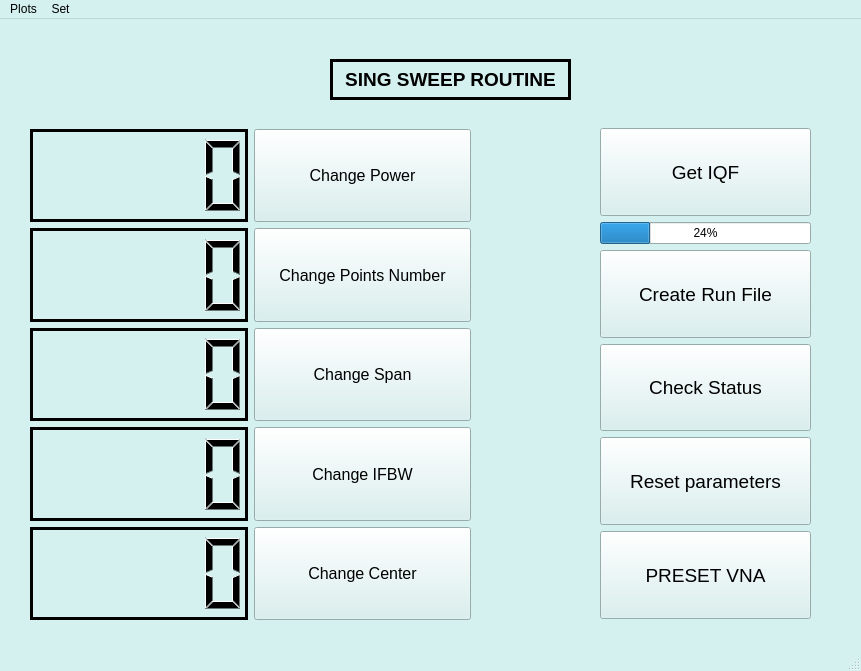
<?xml version="1.0" encoding="UTF-8"?>
<ui version="4.0">
 <class>Parameters</class>
 <widget class="QMainWindow" name="Parameters">
  <property name="geometry">
   <rect>
    <x>0</x>
    <y>0</y>
    <width>861</width>
    <height>671</height>
   </rect>
  </property>
  <property name="palette">
   <palette>
    <active>
     <colorrole role="WindowText">
      <brush brushstyle="SolidPattern">
       <color alpha="255">
        <red>0</red>
        <green>0</green>
        <blue>0</blue>
       </color>
      </brush>
     </colorrole>
     <colorrole role="Button">
      <brush brushstyle="SolidPattern">
       <color alpha="255">
        <red>212</red>
        <green>240</green>
        <blue>239</blue>
       </color>
      </brush>
     </colorrole>
     <colorrole role="Light">
      <brush brushstyle="SolidPattern">
       <color alpha="255">
        <red>255</red>
        <green>255</green>
        <blue>255</blue>
       </color>
      </brush>
     </colorrole>
     <colorrole role="Midlight">
      <brush brushstyle="SolidPattern">
       <color alpha="255">
        <red>233</red>
        <green>247</green>
        <blue>247</blue>
       </color>
      </brush>
     </colorrole>
     <colorrole role="Dark">
      <brush brushstyle="SolidPattern">
       <color alpha="255">
        <red>106</red>
        <green>120</green>
        <blue>119</blue>
       </color>
      </brush>
     </colorrole>
     <colorrole role="Mid">
      <brush brushstyle="SolidPattern">
       <color alpha="255">
        <red>141</red>
        <green>160</green>
        <blue>159</blue>
       </color>
      </brush>
     </colorrole>
     <colorrole role="Text">
      <brush brushstyle="SolidPattern">
       <color alpha="255">
        <red>0</red>
        <green>0</green>
        <blue>0</blue>
       </color>
      </brush>
     </colorrole>
     <colorrole role="BrightText">
      <brush brushstyle="SolidPattern">
       <color alpha="255">
        <red>255</red>
        <green>255</green>
        <blue>255</blue>
       </color>
      </brush>
     </colorrole>
     <colorrole role="ButtonText">
      <brush brushstyle="SolidPattern">
       <color alpha="255">
        <red>0</red>
        <green>0</green>
        <blue>0</blue>
       </color>
      </brush>
     </colorrole>
     <colorrole role="Base">
      <brush brushstyle="SolidPattern">
       <color alpha="255">
        <red>255</red>
        <green>255</green>
        <blue>255</blue>
       </color>
      </brush>
     </colorrole>
     <colorrole role="Window">
      <brush brushstyle="SolidPattern">
       <color alpha="255">
        <red>212</red>
        <green>240</green>
        <blue>239</blue>
       </color>
      </brush>
     </colorrole>
     <colorrole role="Shadow">
      <brush brushstyle="SolidPattern">
       <color alpha="255">
        <red>0</red>
        <green>0</green>
        <blue>0</blue>
       </color>
      </brush>
     </colorrole>
     <colorrole role="AlternateBase">
      <brush brushstyle="SolidPattern">
       <color alpha="255">
        <red>233</red>
        <green>247</green>
        <blue>247</blue>
       </color>
      </brush>
     </colorrole>
     <colorrole role="ToolTipBase">
      <brush brushstyle="SolidPattern">
       <color alpha="255">
        <red>255</red>
        <green>255</green>
        <blue>220</blue>
       </color>
      </brush>
     </colorrole>
     <colorrole role="ToolTipText">
      <brush brushstyle="SolidPattern">
       <color alpha="255">
        <red>0</red>
        <green>0</green>
        <blue>0</blue>
       </color>
      </brush>
     </colorrole>
    </active>
    <inactive>
     <colorrole role="WindowText">
      <brush brushstyle="SolidPattern">
       <color alpha="255">
        <red>0</red>
        <green>0</green>
        <blue>0</blue>
       </color>
      </brush>
     </colorrole>
     <colorrole role="Button">
      <brush brushstyle="SolidPattern">
       <color alpha="255">
        <red>212</red>
        <green>240</green>
        <blue>239</blue>
       </color>
      </brush>
     </colorrole>
     <colorrole role="Light">
      <brush brushstyle="SolidPattern">
       <color alpha="255">
        <red>255</red>
        <green>255</green>
        <blue>255</blue>
       </color>
      </brush>
     </colorrole>
     <colorrole role="Midlight">
      <brush brushstyle="SolidPattern">
       <color alpha="255">
        <red>233</red>
        <green>247</green>
        <blue>247</blue>
       </color>
      </brush>
     </colorrole>
     <colorrole role="Dark">
      <brush brushstyle="SolidPattern">
       <color alpha="255">
        <red>106</red>
        <green>120</green>
        <blue>119</blue>
       </color>
      </brush>
     </colorrole>
     <colorrole role="Mid">
      <brush brushstyle="SolidPattern">
       <color alpha="255">
        <red>141</red>
        <green>160</green>
        <blue>159</blue>
       </color>
      </brush>
     </colorrole>
     <colorrole role="Text">
      <brush brushstyle="SolidPattern">
       <color alpha="255">
        <red>0</red>
        <green>0</green>
        <blue>0</blue>
       </color>
      </brush>
     </colorrole>
     <colorrole role="BrightText">
      <brush brushstyle="SolidPattern">
       <color alpha="255">
        <red>255</red>
        <green>255</green>
        <blue>255</blue>
       </color>
      </brush>
     </colorrole>
     <colorrole role="ButtonText">
      <brush brushstyle="SolidPattern">
       <color alpha="255">
        <red>0</red>
        <green>0</green>
        <blue>0</blue>
       </color>
      </brush>
     </colorrole>
     <colorrole role="Base">
      <brush brushstyle="SolidPattern">
       <color alpha="255">
        <red>255</red>
        <green>255</green>
        <blue>255</blue>
       </color>
      </brush>
     </colorrole>
     <colorrole role="Window">
      <brush brushstyle="SolidPattern">
       <color alpha="255">
        <red>212</red>
        <green>240</green>
        <blue>239</blue>
       </color>
      </brush>
     </colorrole>
     <colorrole role="Shadow">
      <brush brushstyle="SolidPattern">
       <color alpha="255">
        <red>0</red>
        <green>0</green>
        <blue>0</blue>
       </color>
      </brush>
     </colorrole>
     <colorrole role="AlternateBase">
      <brush brushstyle="SolidPattern">
       <color alpha="255">
        <red>233</red>
        <green>247</green>
        <blue>247</blue>
       </color>
      </brush>
     </colorrole>
     <colorrole role="ToolTipBase">
      <brush brushstyle="SolidPattern">
       <color alpha="255">
        <red>255</red>
        <green>255</green>
        <blue>220</blue>
       </color>
      </brush>
     </colorrole>
     <colorrole role="ToolTipText">
      <brush brushstyle="SolidPattern">
       <color alpha="255">
        <red>0</red>
        <green>0</green>
        <blue>0</blue>
       </color>
      </brush>
     </colorrole>
    </inactive>
    <disabled>
     <colorrole role="WindowText">
      <brush brushstyle="SolidPattern">
       <color alpha="255">
        <red>106</red>
        <green>120</green>
        <blue>119</blue>
       </color>
      </brush>
     </colorrole>
     <colorrole role="Button">
      <brush brushstyle="SolidPattern">
       <color alpha="255">
        <red>212</red>
        <green>240</green>
        <blue>239</blue>
       </color>
      </brush>
     </colorrole>
     <colorrole role="Light">
      <brush brushstyle="SolidPattern">
       <color alpha="255">
        <red>255</red>
        <green>255</green>
        <blue>255</blue>
       </color>
      </brush>
     </colorrole>
     <colorrole role="Midlight">
      <brush brushstyle="SolidPattern">
       <color alpha="255">
        <red>233</red>
        <green>247</green>
        <blue>247</blue>
       </color>
      </brush>
     </colorrole>
     <colorrole role="Dark">
      <brush brushstyle="SolidPattern">
       <color alpha="255">
        <red>106</red>
        <green>120</green>
        <blue>119</blue>
       </color>
      </brush>
     </colorrole>
     <colorrole role="Mid">
      <brush brushstyle="SolidPattern">
       <color alpha="255">
        <red>141</red>
        <green>160</green>
        <blue>159</blue>
       </color>
      </brush>
     </colorrole>
     <colorrole role="Text">
      <brush brushstyle="SolidPattern">
       <color alpha="255">
        <red>106</red>
        <green>120</green>
        <blue>119</blue>
       </color>
      </brush>
     </colorrole>
     <colorrole role="BrightText">
      <brush brushstyle="SolidPattern">
       <color alpha="255">
        <red>255</red>
        <green>255</green>
        <blue>255</blue>
       </color>
      </brush>
     </colorrole>
     <colorrole role="ButtonText">
      <brush brushstyle="SolidPattern">
       <color alpha="255">
        <red>106</red>
        <green>120</green>
        <blue>119</blue>
       </color>
      </brush>
     </colorrole>
     <colorrole role="Base">
      <brush brushstyle="SolidPattern">
       <color alpha="255">
        <red>212</red>
        <green>240</green>
        <blue>239</blue>
       </color>
      </brush>
     </colorrole>
     <colorrole role="Window">
      <brush brushstyle="SolidPattern">
       <color alpha="255">
        <red>212</red>
        <green>240</green>
        <blue>239</blue>
       </color>
      </brush>
     </colorrole>
     <colorrole role="Shadow">
      <brush brushstyle="SolidPattern">
       <color alpha="255">
        <red>0</red>
        <green>0</green>
        <blue>0</blue>
       </color>
      </brush>
     </colorrole>
     <colorrole role="AlternateBase">
      <brush brushstyle="SolidPattern">
       <color alpha="255">
        <red>212</red>
        <green>240</green>
        <blue>239</blue>
       </color>
      </brush>
     </colorrole>
     <colorrole role="ToolTipBase">
      <brush brushstyle="SolidPattern">
       <color alpha="255">
        <red>255</red>
        <green>255</green>
        <blue>220</blue>
       </color>
      </brush>
     </colorrole>
     <colorrole role="ToolTipText">
      <brush brushstyle="SolidPattern">
       <color alpha="255">
        <red>0</red>
        <green>0</green>
        <blue>0</blue>
       </color>
      </brush>
     </colorrole>
    </disabled>
   </palette>
  </property>
  <property name="windowTitle">
   <string>Parameters</string>
  </property>
  <widget class="QWidget" name="centralwidget">
   <widget class="QLabel" name="window_desc">
    <property name="geometry">
     <rect>
      <x>330</x>
      <y>40</y>
      <width>241</width>
      <height>41</height>
     </rect>
    </property>
    <property name="font">
     <font>
      <pointsize>14</pointsize>
      <weight>75</weight>
      <bold>true</bold>
     </font>
    </property>
    <property name="frameShape">
     <enum>QFrame::Box</enum>
    </property>
    <property name="frameShadow">
     <enum>QFrame::Plain</enum>
    </property>
    <property name="lineWidth">
     <number>3</number>
    </property>
    <property name="text">
     <string>SING SWEEP ROUTINE</string>
    </property>
    <property name="alignment">
     <set>Qt::AlignCenter</set>
    </property>
   </widget>
   <widget class="QWidget" name="gridLayoutWidget">
    <property name="geometry">
     <rect>
      <x>30</x>
      <y>110</y>
      <width>441</width>
      <height>491</height>
     </rect>
    </property>
    <layout class="QGridLayout" name="gridLayout">
     <item row="0" column="0">
      <widget class="QLCDNumber" name="power_lcd">
       <property name="sizePolicy">
        <sizepolicy hsizetype="Expanding" vsizetype="Expanding">
         <horstretch>0</horstretch>
         <verstretch>0</verstretch>
        </sizepolicy>
       </property>
       <property name="maximumSize">
        <size>
         <width>16777215</width>
         <height>16777215</height>
        </size>
       </property>
       <property name="frameShadow">
        <enum>QFrame::Plain</enum>
       </property>
       <property name="lineWidth">
        <number>3</number>
       </property>
      </widget>
     </item>
     <item row="0" column="1">
      <widget class="QPushButton" name="power_pushButton">
       <property name="sizePolicy">
        <sizepolicy hsizetype="Expanding" vsizetype="Expanding">
         <horstretch>0</horstretch>
         <verstretch>0</verstretch>
        </sizepolicy>
       </property>
       <property name="font">
        <font>
         <pointsize>12</pointsize>
        </font>
       </property>
       <property name="text">
        <string>Change Power</string>
       </property>
      </widget>
     </item>
     <item row="1" column="0">
      <widget class="QLCDNumber" name="points_lcd">
       <property name="sizePolicy">
        <sizepolicy hsizetype="Expanding" vsizetype="Expanding">
         <horstretch>0</horstretch>
         <verstretch>0</verstretch>
        </sizepolicy>
       </property>
       <property name="maximumSize">
        <size>
         <width>16777215</width>
         <height>16777215</height>
        </size>
       </property>
       <property name="frameShadow">
        <enum>QFrame::Plain</enum>
       </property>
       <property name="lineWidth">
        <number>3</number>
       </property>
      </widget>
     </item>
     <item row="2" column="0">
      <widget class="QLCDNumber" name="span_lcd">
       <property name="sizePolicy">
        <sizepolicy hsizetype="Expanding" vsizetype="Expanding">
         <horstretch>0</horstretch>
         <verstretch>0</verstretch>
        </sizepolicy>
       </property>
       <property name="maximumSize">
        <size>
         <width>16777215</width>
         <height>16777215</height>
        </size>
       </property>
       <property name="frameShadow">
        <enum>QFrame::Plain</enum>
       </property>
       <property name="lineWidth">
        <number>3</number>
       </property>
      </widget>
     </item>
     <item row="3" column="0">
      <widget class="QLCDNumber" name="IFBW_lcd">
       <property name="sizePolicy">
        <sizepolicy hsizetype="Expanding" vsizetype="Expanding">
         <horstretch>0</horstretch>
         <verstretch>0</verstretch>
        </sizepolicy>
       </property>
       <property name="maximumSize">
        <size>
         <width>16777215</width>
         <height>16777215</height>
        </size>
       </property>
       <property name="frameShadow">
        <enum>QFrame::Plain</enum>
       </property>
       <property name="lineWidth">
        <number>3</number>
       </property>
      </widget>
     </item>
     <item row="4" column="0">
      <widget class="QLCDNumber" name="center_lcd">
       <property name="sizePolicy">
        <sizepolicy hsizetype="Expanding" vsizetype="Expanding">
         <horstretch>0</horstretch>
         <verstretch>0</verstretch>
        </sizepolicy>
       </property>
       <property name="maximumSize">
        <size>
         <width>16777215</width>
         <height>16777215</height>
        </size>
       </property>
       <property name="frameShadow">
        <enum>QFrame::Plain</enum>
       </property>
       <property name="lineWidth">
        <number>3</number>
       </property>
      </widget>
     </item>
     <item row="4" column="1">
      <widget class="QPushButton" name="center_pushButton">
       <property name="sizePolicy">
        <sizepolicy hsizetype="Expanding" vsizetype="Expanding">
         <horstretch>0</horstretch>
         <verstretch>0</verstretch>
        </sizepolicy>
       </property>
       <property name="font">
        <font>
         <pointsize>12</pointsize>
        </font>
       </property>
       <property name="text">
        <string>Change Center</string>
       </property>
      </widget>
     </item>
     <item row="3" column="1">
      <widget class="QPushButton" name="IFBW_pushButton">
       <property name="sizePolicy">
        <sizepolicy hsizetype="Expanding" vsizetype="Expanding">
         <horstretch>0</horstretch>
         <verstretch>0</verstretch>
        </sizepolicy>
       </property>
       <property name="font">
        <font>
         <pointsize>12</pointsize>
        </font>
       </property>
       <property name="text">
        <string>Change IFBW</string>
       </property>
      </widget>
     </item>
     <item row="2" column="1">
      <widget class="QPushButton" name="span_pushButton">
       <property name="sizePolicy">
        <sizepolicy hsizetype="Expanding" vsizetype="Expanding">
         <horstretch>0</horstretch>
         <verstretch>0</verstretch>
        </sizepolicy>
       </property>
       <property name="font">
        <font>
         <pointsize>12</pointsize>
        </font>
       </property>
       <property name="text">
        <string>Change Span</string>
       </property>
      </widget>
     </item>
     <item row="1" column="1">
      <widget class="QPushButton" name="points_pushButton">
       <property name="sizePolicy">
        <sizepolicy hsizetype="Expanding" vsizetype="Expanding">
         <horstretch>0</horstretch>
         <verstretch>0</verstretch>
        </sizepolicy>
       </property>
       <property name="font">
        <font>
         <pointsize>12</pointsize>
        </font>
       </property>
       <property name="text">
        <string>Change Points Number</string>
       </property>
      </widget>
     </item>
    </layout>
   </widget>
   <widget class="QWidget" name="verticalLayoutWidget">
    <property name="geometry">
     <rect>
      <x>600</x>
      <y>109</y>
      <width>211</width>
      <height>491</height>
     </rect>
    </property>
    <layout class="QVBoxLayout" name="verticalLayout">
     <item>
      <widget class="QPushButton" name="get_IQF_pushButton">
       <property name="sizePolicy">
        <sizepolicy hsizetype="Expanding" vsizetype="Expanding">
         <horstretch>0</horstretch>
         <verstretch>0</verstretch>
        </sizepolicy>
       </property>
       <property name="font">
        <font>
         <pointsize>14</pointsize>
        </font>
       </property>
       <property name="text">
        <string>Get IQF</string>
       </property>
      </widget>
     </item>
     <item>
      <widget class="QProgressBar" name="progressBar">
       <property name="value">
        <number>24</number>
       </property>
      </widget>
     </item>
     <item>
      <widget class="QPushButton" name="crf_pushButton">
       <property name="sizePolicy">
        <sizepolicy hsizetype="Expanding" vsizetype="Expanding">
         <horstretch>0</horstretch>
         <verstretch>0</verstretch>
        </sizepolicy>
       </property>
       <property name="font">
        <font>
         <pointsize>14</pointsize>
        </font>
       </property>
       <property name="text">
        <string>Create Run File</string>
       </property>
      </widget>
     </item>
     <item>
      <widget class="QPushButton" name="check_pushButton">
       <property name="sizePolicy">
        <sizepolicy hsizetype="Expanding" vsizetype="Expanding">
         <horstretch>0</horstretch>
         <verstretch>0</verstretch>
        </sizepolicy>
       </property>
       <property name="font">
        <font>
         <pointsize>14</pointsize>
        </font>
       </property>
       <property name="text">
        <string>Check Status</string>
       </property>
      </widget>
     </item>
     <item>
      <widget class="QPushButton" name="reset_pushButton">
       <property name="sizePolicy">
        <sizepolicy hsizetype="Expanding" vsizetype="Expanding">
         <horstretch>0</horstretch>
         <verstretch>0</verstretch>
        </sizepolicy>
       </property>
       <property name="font">
        <font>
         <pointsize>14</pointsize>
        </font>
       </property>
       <property name="text">
        <string>Reset parameters</string>
       </property>
      </widget>
     </item>
     <item>
      <widget class="QPushButton" name="preset_pushButton">
       <property name="sizePolicy">
        <sizepolicy hsizetype="Expanding" vsizetype="Expanding">
         <horstretch>0</horstretch>
         <verstretch>0</verstretch>
        </sizepolicy>
       </property>
       <property name="font">
        <font>
         <pointsize>14</pointsize>
        </font>
       </property>
       <property name="text">
        <string>PRESET VNA</string>
       </property>
      </widget>
     </item>
    </layout>
   </widget>
  </widget>
  <widget class="QMenuBar" name="menubar">
   <property name="geometry">
    <rect>
     <x>0</x>
     <y>0</y>
     <width>861</width>
     <height>21</height>
    </rect>
   </property>
   <widget class="QMenu" name="menuPlots">
    <property name="title">
     <string>Plots</string>
    </property>
    <addaction name="actionI"/>
    <addaction name="actionQ"/>
    <addaction name="actionS21"/>
    <addaction name="actionS21_phase"/>
   </widget>
   <widget class="QMenu" name="menuOther">
    <property name="title">
     <string>Set</string>
    </property>
    <addaction name="actionSet_Save_Path"/>
    <addaction name="actionSet_Start"/>
    <addaction name="actionSet_Stop"/>
   </widget>
   <addaction name="menuPlots"/>
   <addaction name="menuOther"/>
  </widget>
  <widget class="QStatusBar" name="statusbar"/>
  <action name="actionI">
   <property name="text">
    <string>I</string>
   </property>
  </action>
  <action name="actionQ">
   <property name="text">
    <string>Q</string>
   </property>
  </action>
  <action name="actionS21">
   <property name="text">
    <string>S21_abs</string>
   </property>
  </action>
  <action name="actionS21_phase">
   <property name="text">
    <string>S21_phase</string>
   </property>
  </action>
  <action name="actionSet_Save_Path">
   <property name="text">
    <string>Set Save Path</string>
   </property>
  </action>
  <action name="actionSet_Start">
   <property name="text">
    <string>Set Start</string>
   </property>
  </action>
  <action name="actionSet_Stop">
   <property name="text">
    <string>Set Stop</string>
   </property>
  </action>
 </widget>
 <resources/>
 <connections/>
</ui>
